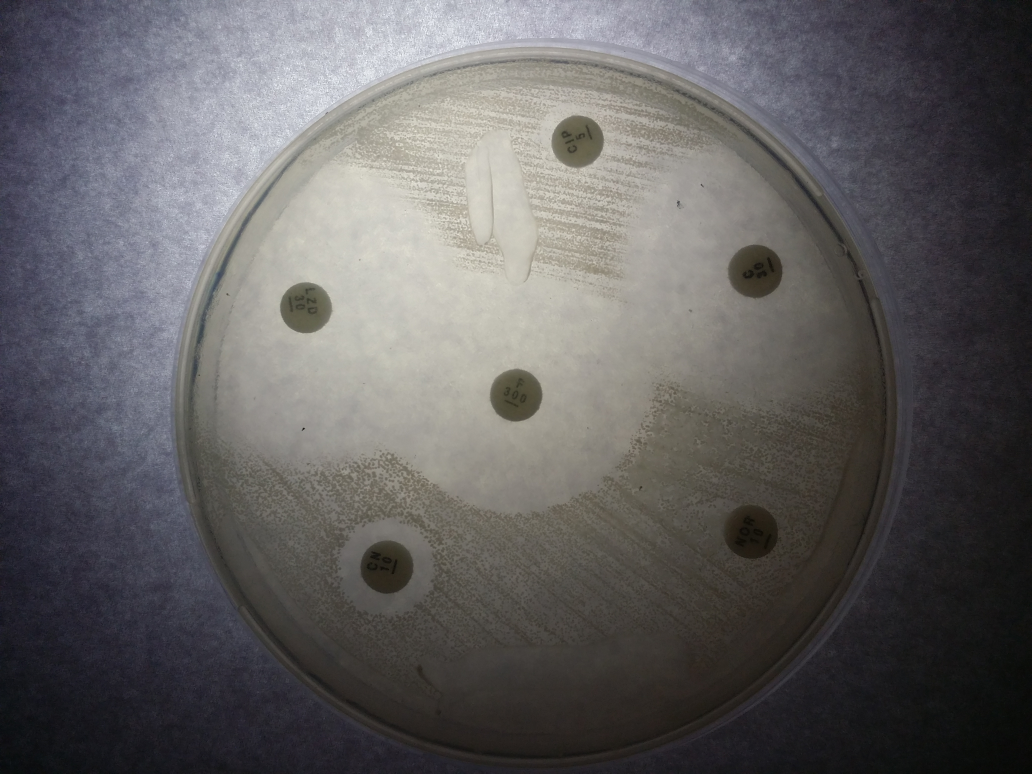
#> input picture test/data/IMG_20160523_095533.jpg, 4128 x 3096 px (shown at 1/4 size)
$ python lab1.py
#> lines starting #> are read from the running program, lines starting #| are printed output that depends on the picture


import matplotlib
matplotlib.use('Qt5Agg')

from matplotlib import pyplot as plt
import numpy as np
import cv2

img = cv2.imread('../test/data/IMG_20160523_095533.jpg')
#> img is the input picture: shape (3096, 4128, 3); mean B, G, R 96.2, 95.5, 97.4

scale = 0.125
img = cv2.resize(img, (int(img.shape[0] * scale), int(img.shape[1] * scale)))
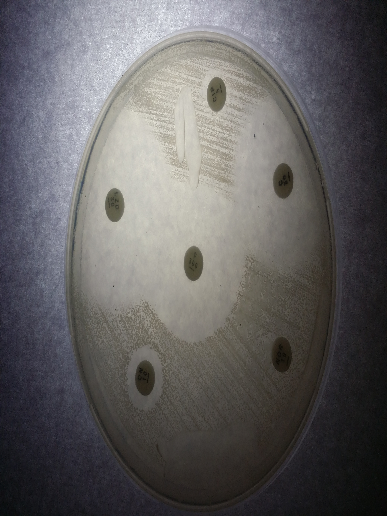
#> img: shape (516, 387, 3); mean B, G, R 96.2, 95.5, 97.4

# imgc = cv2.cvtColor(img,cv2.COLOR_BGR2LAB)
# imgc = cv2.cvtColor(img,cv2.COLOR_BGR2YCrCb)
imgc = cv2.cvtColor(img,cv2.COLOR_BGR2HLS)
#> imgc: shape (516, 387, 3); mean of channels 0, 1, 2 67.5, 96.7, 20.9


image_sum = imgc[:,:,1] - imgc[:,:,2]
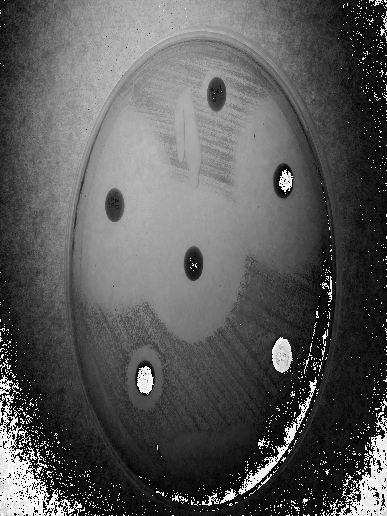
#> image_sum: shape (516, 387); min 0, max 255, mean 89


Result = np.zeros((image_sum.shape[0],image_sum.shape[1],3))

for i in range(image_sum.shape[0]):
    for j in range(image_sum.shape[1]):
        if image_sum[i,j] < 110:
            Result[i, j, 0] = 255

        else:
            Result[i, j, 2] = 255
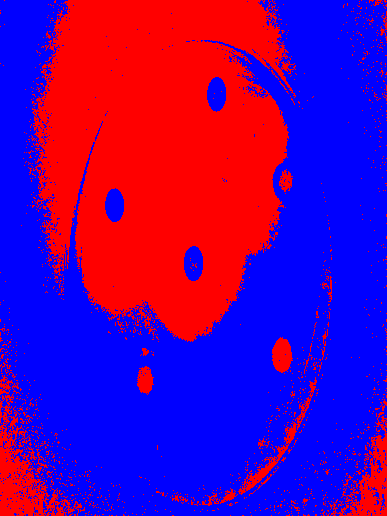
#> Result: shape (516, 387, 3) float64; mean of channels 0, 1, 2 156.3, 0, 98.7; drawn as B, G, R


# blurred = cv2.GaussianBlur(imgc[:,:,2], (5, 5), 0)
#
#
# kernel = np.array([[-1,-1,-1],
#                    [-1, 9,-1],
#                    [-1,-1,-1]])
# sharpened = cv2.filter2D(imgc[:,:,2], -1, kernel)
#
# kernel = np.ones((5,5),np.float32)/25
# smoothed = cv2.filter2D(sharpened,-1,kernel)


# blurred = np.log10(imgc[:,:,2])
# print(blurred)

cv2.imshow(" ", img)
cv2.imshow("0", imgc[:,:,0])
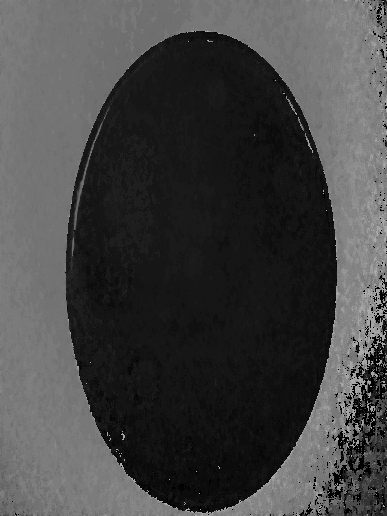
#> window '0': shape (516, 387); min 0, max 177, mean 67.5
cv2.imshow("1", imgc[:,:,1])
cv2.imshow("2", imgc[:,:,2])
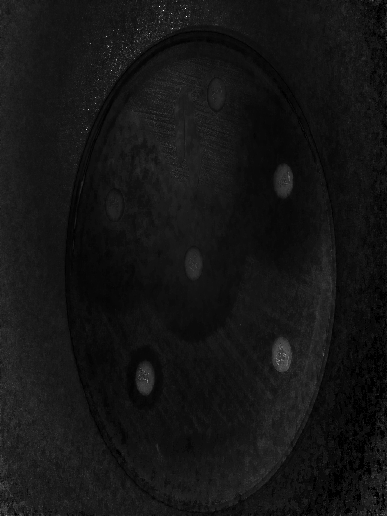
#> window '2': shape (516, 387); min 0, max 255, mean 20.9
cv2.imshow("image_sum", image_sum)
cv2.imshow(" Result ", Result)

# cv2.imshow(" blurred ", blurred)
# cv2.imshow(" sharpened ", sharpened)
# cv2.imshow(" smoothed ", smoothed)


plt.figure(3)
c = image_sum
plt.hist(c.ravel(),256,[0,256])
plt.title("channel L")

plt.show()
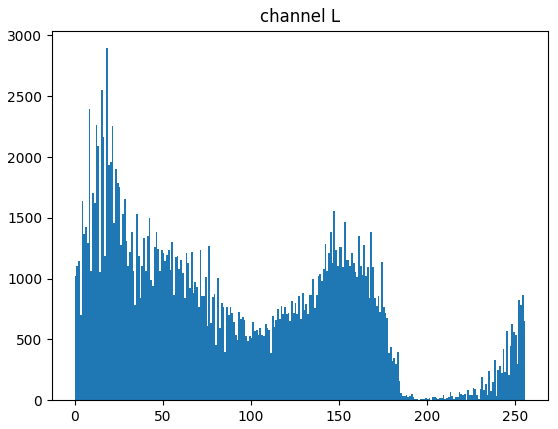
#> figure drawn by matplotlib, 1 panel; tallest bar 2895 high, from x = 18 to 19


cv2.waitKey()
